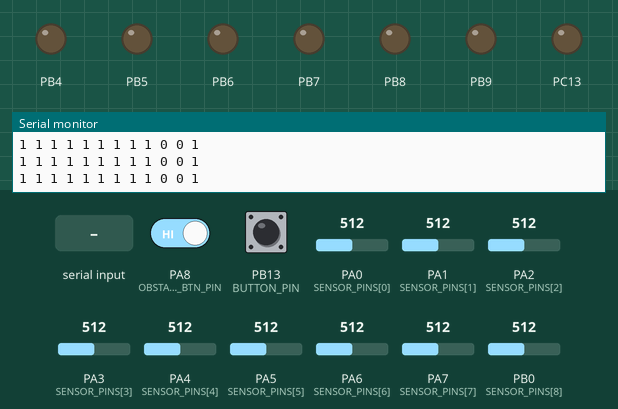
Recording of a sketch running on a simulated STM32 Blue Pill. On the bench: output pins drawn as LEDs (lit = HIGH), the last lines printed to the serial monitor. Dashed ring = blinking. The test bench sets the inputs (shaded band); at power-on: PA8 (OBSTACLE_BTN_PIN) HIGH, PB13 (BUTTON_PIN) HIGH, PA0 (SENSOR_PINS[0]) = 512, PA1 (SENSOR_PINS[1]) = 512, PA2 (SENSOR_PINS[2]) = 512, PA3 (SENSOR_PINS[3]) = 512, PA4 (SENSOR_PINS[4]) = 512, PA5 (SENSOR_PINS[5]) = 512, PA6 (SENSOR_PINS[6]) = 512, PA7 (SENSOR_PINS[7]) = 512, PB0 (SENSOR_PINS[8]) = 512 (analog values on the 0–1023 scale).

Above: at 2.2 s.
2.3 s: PA8 (OBSTACLE_BTN_PIN) driven LOW
At 4.7 s:
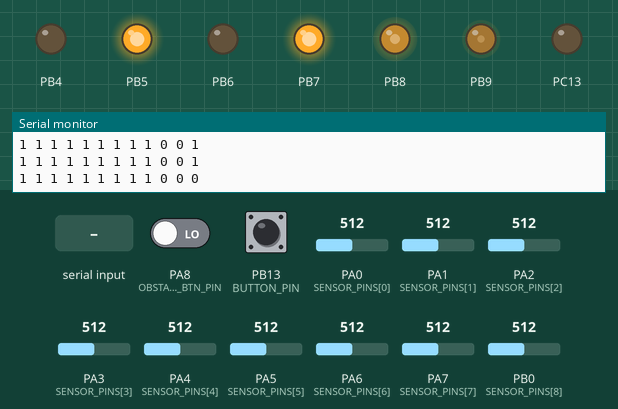
5.3 s: "c\n" received over Serial
At 7.9 s:
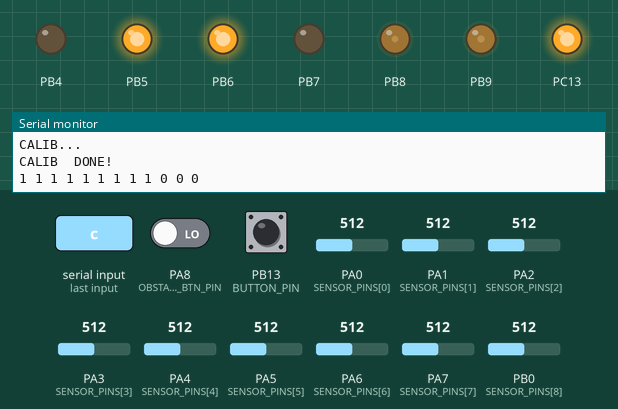
8.3 s: PA8 (OBSTACLE_BTN_PIN) driven HIGH
At 10.0 s:
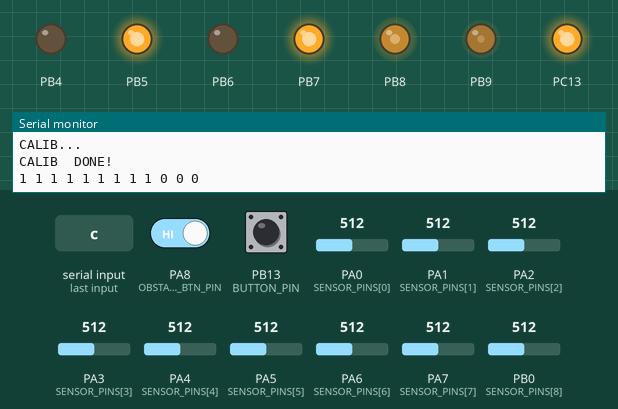
10.7 s: PB13 (BUTTON_PIN) pulled LOW for 0.15 s
At 12.5 s:
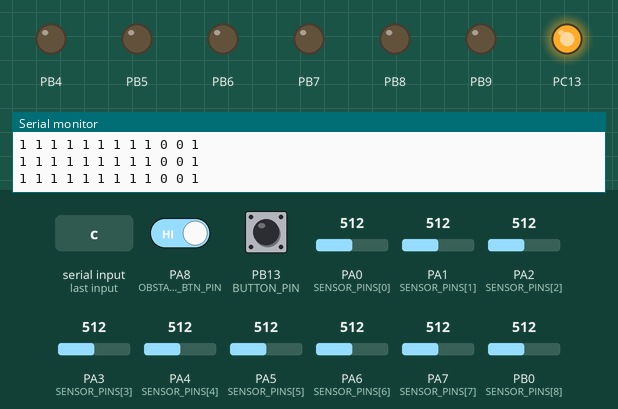
12.8 s: PB13 (BUTTON_PIN) pulled LOW for 3.2 s
At 16.22 s:
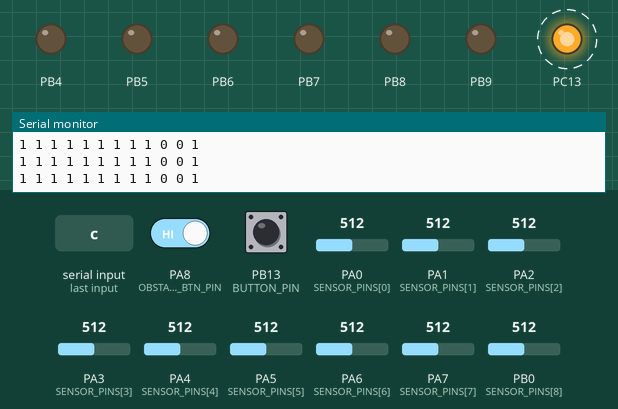
Timing chart, 0 to 18.0 s (numbered marks = the images above; inputs shaded):
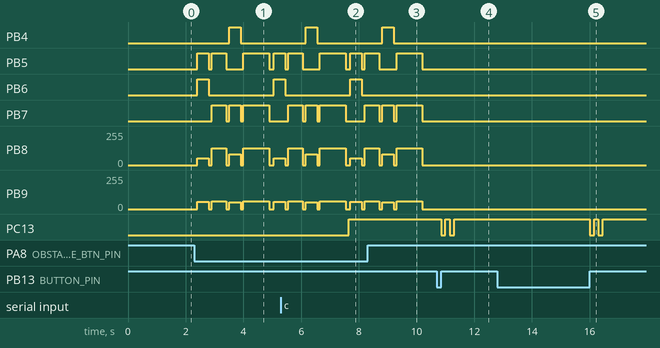

The sketch:

main.ino
```cpp
#include <Arduino.h>

class Motor {
  public:
    uint8_t _m1,_m2, _p_pwm;
    int16_t pwm = 0;
    Motor(uint8_t m1, uint8_t m2, uint8_t p_pwm) {
      _m1 = m1;
      _m2 = m2;
      _p_pwm = p_pwm;
      pinMode(_m1, OUTPUT);
      pinMode(_m2, OUTPUT);
      pinMode(_p_pwm, OUTPUT);
    }
    void run(int16_t val) {
      pwm = constrain(val, -255, 255);
      analogWrite(_p_pwm, abs(pwm));
      if (pwm>0){
        digitalWrite(_m1, 0);
        digitalWrite(_m2, 1);
      }
      else if (pwm<0){
        digitalWrite(_m1, 1);
        digitalWrite(_m2, 0);
      }
      else {
        digitalWrite(_m1, 0);
        digitalWrite(_m2, 0);
      }
    }
};

volatile uint32_t t_controlTask = 0;
volatile uint32_t t_telemetryTask = 0;

Motor motorL(PB4,PB5,PB9);
Motor motorR(PB6,PB7,PB8);

const int SENSOR_PINS[9] = {PA0, PA1, PA2, PA3, PA4, PA5, PA6, PA7, PB0};
uint16_t sensor_raw[9];
uint8_t sensor_digital[9];
uint16_t sensor_threshold[9];
uint16_t sensor_min[9] = {4095, 4095, 4095, 4095, 4095, 4095, 4095, 4095, 4095};
uint16_t sensor_max[9] = {0,    0,    0,    0,    0,    0,    0,    0,    0   };
const int32_t WEIGHTS[9] = {-3000, -1500, -700, -300, 0, 300, 700, 1500, 3000};

const int BASE_SPEED = 50;
const int R = 50;
float Kp = 0.06;
float Ki = 0.0;
float Kd = 0;

int32_t last_error = 0;
int32_t integral = 0;

volatile bool run = 0;

// BUTTON
const uint8_t BUTTON_PIN = PB13;
unsigned long pressStartTime = 0;
bool isButtonDown = false;
bool longPressHandled = false;
const unsigned long DEBOUNCE_DELAY = 50;
const unsigned long LONG_PRESS_TIME = 5000;

uint8_t obstacle_state = 0;
uint8_t OBSTACLE_BTN_PIN = PA8;
// Biến chống dội cho nút nhấn
unsigned long lastDebounceTime = 0;
const unsigned long debounceDelay = 50;
bool lastButtonState = HIGH;

void setup() {
  Serial.begin(9600);
  analogReadResolution(12);
  for (int i = 0; i < 9; i++) {
    pinMode(SENSOR_PINS[i], INPUT);
  }
  pinMode(BUTTON_PIN, INPUT_PULLUP);
  pinMode(PC13, OUTPUT);
  pinMode(OBSTACLE_BTN_PIN, INPUT_PULLUP);
  delay(1000);

}

void loop() {
  handleButton();
  checkObstacle();
  controlTask();
  telemetryTask();

}
```

function.ino
```cpp
template <typename T>
void print(T s) {
  Serial.print(s);
  Serial.print(" ");
}
void calibrate(unsigned long duration_ms) {
  digitalWrite(PC13, 0);
  for (int i = 0; i < 9; i++) {
    sensor_min[i] = 4095;
    sensor_max[i] = 0;
  }

  Serial.println("CALIB...");
  unsigned long startTime = millis();

  while (millis() - startTime < duration_ms) {
    for (int i = 0; i < 9; i++) {
      uint16_t val = analogRead(SENSOR_PINS[i]);
      if (val < sensor_min[i]) sensor_min[i] = val;
      if (val > sensor_max[i]) sensor_max[i] = val;
    }
  }

  Serial.println("CALIB  DONE!");
  for (int i = 0; i < 9; i++) {
    sensor_threshold[i] = (sensor_min[i] + sensor_max[i])*0.5f;
  }
  digitalWrite(PC13, 1);
}

void readSensors(void) {
  for (int i = 0; i < 9; i++) {
    sensor_raw[i] = analogRead(SENSOR_PINS[i]);

    if (sensor_raw[i] > sensor_threshold[i]) {
      sensor_digital[i] = 1;
    } else {
      sensor_digital[i] = 0;
    }
  }
}

int32_t calculatePosition(void) {
  int32_t weighted_sum = 0;
  int32_t total_sum = 0;
  static int32_t last_direction = 0;

  for (int i = 0; i < 9; i++) {
    weighted_sum += (int32_t)sensor_digital[i] * WEIGHTS[i];
    total_sum    += (int32_t)sensor_digital[i];
  }

  if (total_sum == 0) {
    return (last_direction);
  }

  int32_t position = weighted_sum / total_sum;
  last_direction = position;
  return position;
}
int32_t computePID(int32_t error) {
  integral += error;
  integral = constrain(integral, -10000, 10000);
  int32_t derivative = error - last_error;
  int32_t output = (Kp * error) + (Ki * integral) + (Kd * derivative);
  last_error = error;
  return output;
}
void runPIDControl(void) {

  int32_t error = calculatePosition();
  int32_t pid_output = computePID(error);

  int left_speed  = BASE_SPEED + pid_output;
  int right_speed = BASE_SPEED - pid_output;
  motorL.run(left_speed);
  motorR.run(right_speed);
}
void controlTask() {
  uint32_t time = millis();
  if (time-t_controlTask >= 20) {
    t_controlTask = time;
    readSensors();
    uint16_t sensor_pattern = 0;
    for (int i = 0; i < 9; i++) {
      if (sensor_digital[i] == 1) {
        sensor_pattern |= (1 << i);
      }
    }
    int32_t total_sum = 0;
    for (int i = 0; i < 9; i++) {
      total_sum += (int32_t)sensor_digital[i];
    }

    if (run == 0) {
      reset();
      return;
    }

    if (total_sum >= 8) {
      reset();
      return;
    }
    switch (sensor_pattern) {
      case 0b100000000:
        motorL.run(R);
        motorR.run(-R);
        break;

      case 0b000000001:
        motorL.run(-R);
        motorR.run(R);
        break;

      case 0b100000001:
        motorL.run(R);
        motorR.run(-R);
        break;
      case 0b01000010:
        motorL.run(R);
        motorR.run(-R);
        break;


      default:
        runPIDControl();
        break;
    }


  }
}
void reset() {
  run = 0;
  motorL.run(0);
  motorR.run(0);
  last_error = 0;
  integral = 0;
}
void handleButton() {
  int reading = digitalRead(BUTTON_PIN);
  unsigned long currentMillis = millis();

  if (reading == LOW) {
    if (!isButtonDown) {
      isButtonDown = true;
      pressStartTime = currentMillis;
      longPressHandled = false;
    } else {
      if (!longPressHandled && (currentMillis - pressStartTime >= LONG_PRESS_TIME)) {

        calibrate(10000);
        longPressHandled = true;
      }
    }
  } else {
    if (isButtonDown) {
      unsigned long pressDuration = currentMillis - pressStartTime;

      if (pressDuration >= DEBOUNCE_DELAY && !longPressHandled) {
        run = !run;
        blinkLED(500, 150);
      }

      isButtonDown = false;
    }
  }
}
void blinkLED(unsigned long duration_ms, unsigned long interval_ms) {
  unsigned long startBlinkTime = millis();
  bool ledState = false;

  while (millis() - startBlinkTime < duration_ms) {
    ledState = !ledState;
    if (ledState) {
      digitalWrite(PC13, LOW);
    } else {
      digitalWrite(PC13, HIGH);
    }
    delay(interval_ms);
  }

  digitalWrite(PC13, HIGH);
}

void checkObstacle(void) {
  int reading = digitalRead(OBSTACLE_BTN_PIN);

  if (reading != lastButtonState) {
    lastDebounceTime = millis();
  }

  if ((millis() - lastDebounceTime) > debounceDelay) {
    if (reading == LOW) {
      avoidObstacleManeuver();
    }
  }
  lastButtonState = reading;
}

void moveForwardDuration(int speed, unsigned long duration) {
  motorL.run(speed-40);
  motorR.run(speed+25);
  delay(duration);
  motorL.run(0);
  motorR.run(0);
  delay(100);
}

void turnRight90(void) {
  motorL.run(R+5);
  motorR.run(-R);
  delay(400);
  motorL.run(0);
  motorR.run(0);
  delay(100);
}

void turnLeft90(void) {
  motorL.run(-R);
  motorR.run(R+30);
  delay(400);
  motorL.run(0);
  motorR.run(0);
  delay(100);
}

void avoidObstacleManeuver(void) {
  motorL.run(0);
  motorR.run(0);
  delay(50);
  turnRight90();
  moveForwardDuration(100, 500);
  turnLeft90();
  moveForwardDuration(100, 900);

}
```

z_serial.ino
```cpp
String data_recv;

void serial_update() {
  while (1) {
    if (Serial.available()) {
      int16_t c = Serial.read();
      if (c!='\n' && c!=' ')
        data_recv += (char)c;
      else break;
    }
    else return;
  }
  String id = "";
  int16_t val = 0;
  int i = 0;
  while (i<data_recv.length() && (data_recv[i]<48 || data_recv[i]>57)){
    id += data_recv[i];
    i++;
  }
  for (; i<data_recv.length(); i++){
    val = val*10+(data_recv[i]-48);
  }
  data_recv = "";
  set_data(val, id);
}
void set_data(int16_t val, String id) {
  if (id == "p") {
    Kp = val/1000.0f;
  }
  if (id == "i") {
    Ki = val/1000.0f;
  }
  if (id == "d") {
    Kd = val/1000.0f;
  }
  if (id == "c") {
    calibrate(val);
  }
  if (id == "r") {
    run = !run;
    reset();
  }
}

void telemetryTask() {
  uint32_t time = millis();
  if (time-t_telemetryTask >= 50){
    t_telemetryTask = time;
    serial_update();
    for (int i = 0; i < 9; i++) {
      print(sensor_digital[i]);
    }
    // for (int i = 0; i < 9; i++) {
    //   print(sensor_raw[i]);
    // }
    print(calculatePosition());
    print(run);
    print(digitalRead(PA8));
    Serial.println("");
  }
}
```

Measured:
- after the input at 2.3 s, PB4: LOW → HIGH after 1.2 s, → LOW 0.40 s later; PB5: goes HIGH 0.40 s, LOW 0.10 s, HIGH 0.50 s, LOW 0.60 s, HIGH 0.90 s, LOW 0.15 s, then HIGH, starting after 0.10 s
- after the input at 5.3 s, PC13: LOW → HIGH after 2.4 s
- after the input at 8.3 s, PB6: stays LOW (without the input it goes to HIGH after 2.1 s)
- after the input at 10.7 s, PC13: alternates HIGH for 0.15 s and LOW for 0.15 s, 4 changes in all, then stays HIGH, starting after 0.15 s
- after the input at 12.8 s, PC13: alternates HIGH for 0.15 s and LOW for 0.15 s, 4 changes in all, then stays HIGH, starting after 3.2 s
